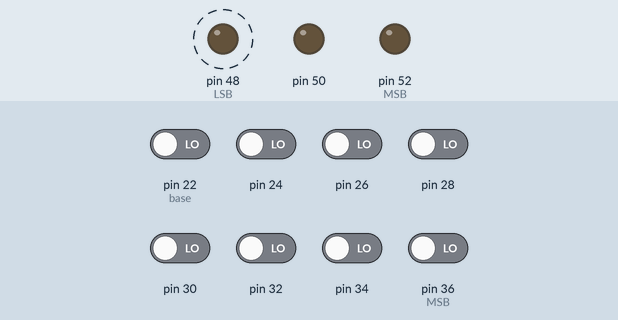
This sketch was run on a simulated Arduino Mega 2560, built with avr-gcc and run on an emulated ATmega2560. On the bench: output pins drawn as LEDs (lit = HIGH). Dashed ring = blinking. The test bench sets the inputs (shaded band); at power-on: pin 22 (base), pin 24, pin 26, pin 28, pin 30, pin 32, pin 34, pin 36 (MSB) LOW. What the sketch prints to the serial monitor is not drawn.

Above: at 0.2 s.
Timing chart, 0 to 3.0 s (numbered marks = the images above):
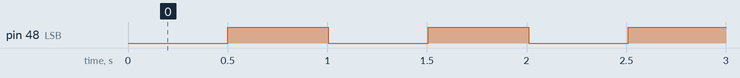

Measured:
- by itself, pin 48 (LSB): alternates HIGH for 0.51 s and LOW for 0.50 s

The sketch:

practica7.ino
```cpp
void setup() {
  /* Pines de escritura (eleccion de sensor) */
  pinMode(48, OUTPUT); // LSB
  pinMode(50, OUTPUT);
  pinMode(52, OUTPUT); // MSB

  /* Pines de entrada */
  pinMode(22, INPUT); // LSB
  pinMode(24, INPUT);
  pinMode(26, INPUT);
  pinMode(28, INPUT);
  pinMode(30, INPUT);
  pinMode(32, INPUT);
  pinMode(34, INPUT);
  pinMode(36, INPUT); // MSB

  Serial.begin(9600); // Inicio del Bluetooth
}

void loop() {
  int valor1, valor2;
  /* Sensor #1 */
  seleccionSensor(LOW, LOW, LOW); // Seleccion del sensor
  delay(500); // Se espera tiempo
  valor1 = lecturaBits(8); // Lectura del puerto


  /* Sensor #2 */
  seleccionSensor(HIGH, LOW, LOW); // Seleccion del sensor
  delay(500); // Se espera tiempo
  valor2 = lecturaBits(8); // Lectura del puerto

  /* Envio BT */
  //String valores = valor1 + "&" + valor2;
  //Serial.println(valores); // Se envía dato
  Serial.print(valor1);
  Serial.print("&");
  Serial.println(valor2);
  Serial.flush(); // Se espera a que se envíe todo para poder continuar
}

int lecturaBits(int numBits) {
  int i = 0;
  int base;
  int valor = 0;
  for (i = 0, base = 22; i < numBits; i++, base += 2) {
    if (digitalRead(base) == HIGH) {
      valor +=  (1 << i);
    }
  }

  return valor;
}

void seleccionSensor(int a, int b, int c) {
  digitalWrite(48, a);
  digitalWrite(50, b);
  digitalWrite(52, c);
}
```
